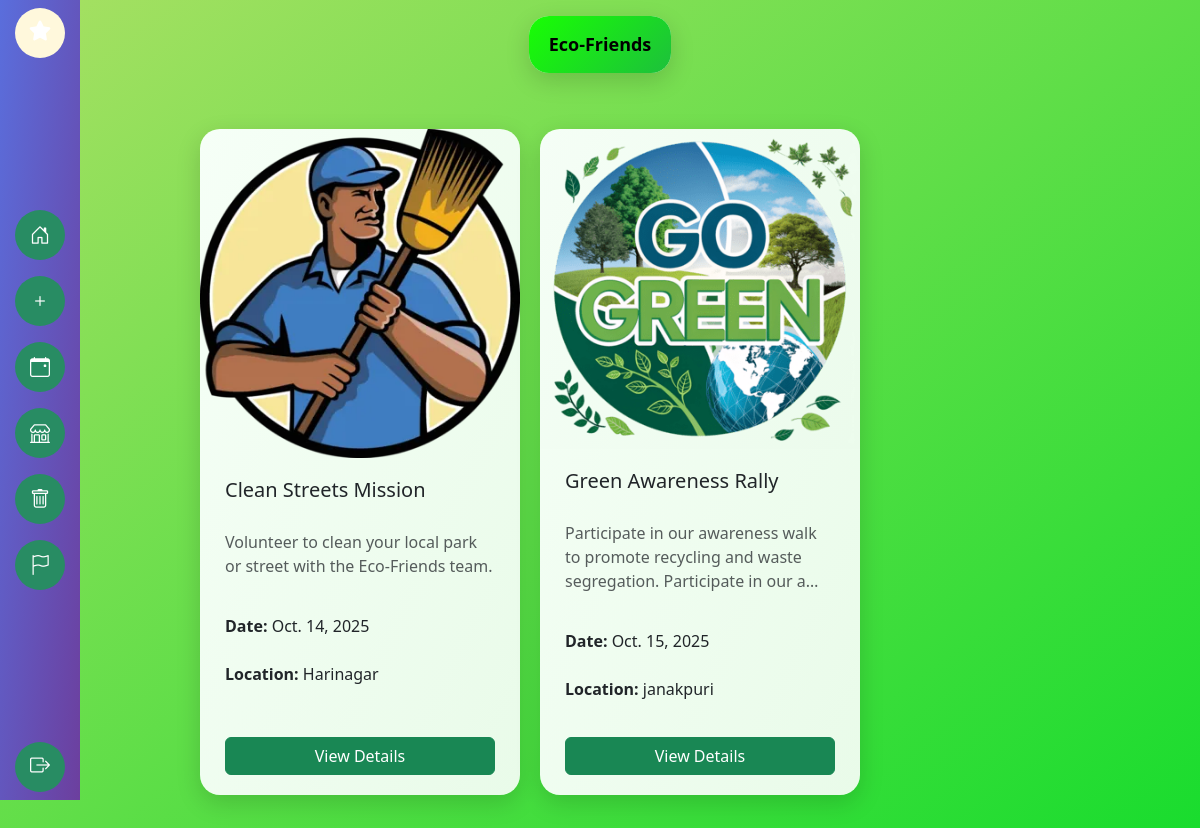
Page /events/ (signed in) on the committed database.
### events/models.py (models this page shows, shortened)
class Event(models.Model):
    name = models.CharField(max_length=200)
    description = models.TextField()
    date = models.DateField()
    location = models.CharField(max_length=255)
    image = models.ImageField(upload_to='event_images/', blank=True, null=True)

### events/views.py (the view)
# urls.py: path('', events_view, name='events'),
@login_required
def events_view(request):
    events = Event.objects.all().order_by('date')
    return render(request, 'events.html', {'events': events})

### templates/events.html (shortened to what this page needs)
{% extends 'base.html' %}
{% block content %}
<div class="main-content-store">
    <div class="cards" style="gap: 20px;">
        {% for event in events %}
        <div class="col-md-4 mb-3">
            <div class="card h-100">
                {% if event.image %}
                <img src="{{ event.image.url }}" class="card-img-top" alt="{{ event.name }}">
                {% else %}
                <div class="card-img-top d-flex align-items-center justify-content-center"
                    style="height:200px; background-color:#e9fbe9;">
                    <i class="bi bi-calendar-event" style="font-size:50px; color:#198754;"></i>
                </div>
                {% endif %}
                <div class="card-body d-flex flex-column">
                    <h5 class="card-title">{{ event.name }}</h5>
                    <p class="card-text text-muted">{{ event.description|truncatechars:100 }}</p>
                    <p class="mb-1"><strong>Date:</strong> {{ event.date }}</p>
                    <p class="mb-3"><strong>Location:</strong> {{ event.location }}</p>
                    {% if event %}
                    <a href="{% url 'event_detail' event.id %}" class="btn btn-success mt-auto">View Details</a>
                    {% endif %}
                </div>
            </div>
        </div>
        {% endfor %}
    </div>
</div>
{% endblock %}

### static/styles.css (style rules this page uses)
body { margin: 0; min-height: 100vh; background: linear-gradient(to bottom right, #a8e063, #14dc2c); background-repeat: no-repeat; }
.main-content-store { margin-left: 160px; padding: 40px; justify-content: center; align-items: flex-start; min-height: 100vh; }
.cards { display: flex; }
.card { border: none; border-radius: 20px; overflow: hidden; background: linear-gradient(to bottom right, #f6fff7, #e9fbe9); box-shadow: 0 8px 25px rgba(0, 0, 0, 0.15); transition: transform 0.3s ease, box-shadow 0.3s ease; }
.card-body { padding: 20px 25px; display: flex; flex-direction: column; gap: 20px; }

### rows in the picture
Event: image (picture), name "Clean Streets Mission", description "Volunteer to clean your local park or street with the Eco-Friends team.", date "Oct. 14, 2025", location "Harinagar"
Event: image (picture), name "Green Awareness Rally", description "Participate in our awareness walk to promote recycling and waste segregation. Participate in our a…", date "Oct. 15, 2025", location "janakpuri"
